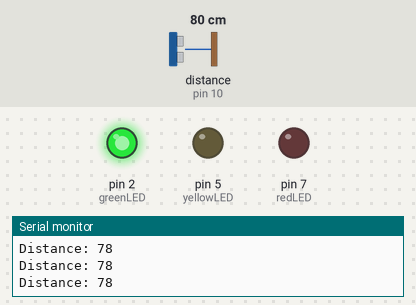
Simulated run of this sketch. Board: Arduino Uno, built with avr-gcc and run on an emulated ATmega328P. Shown: output pins drawn as LEDs (lit = HIGH), the last lines printed to the serial monitor. Wiring (inferred from the names in the program): ultrasonic range finder: trigger pin 9; echo pin 10. Inputs (shaded band) come from the test bench; at power-on: distance to the obstacle (sensor on pin 10) 80 cm. The echo pulse lasts 58.3 µs per cm; pins used as bus, display or sensor lines are not drawn.

Above: at 1.2 s.
1.3 s: distance to the obstacle (sensor on pin 10) set to 36 cm
2.8 s: distance to the obstacle (sensor on pin 10) set to 28 cm
At 3.9 s:
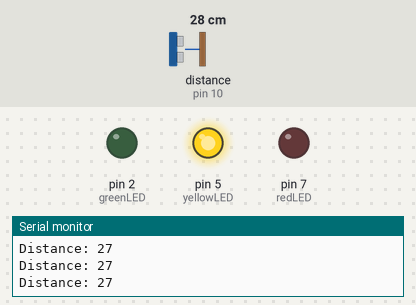
4.3 s: distance to the obstacle (sensor on pin 10) set to 13 cm
7.3 s: distance to the obstacle (sensor on pin 10) set to 10 cm
At 8.7 s:
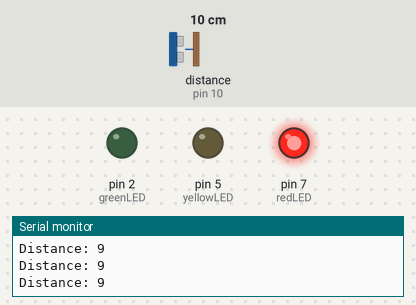
9.0 s: distance to the obstacle (sensor on pin 10) set to 18 cm
At 10.3 s:
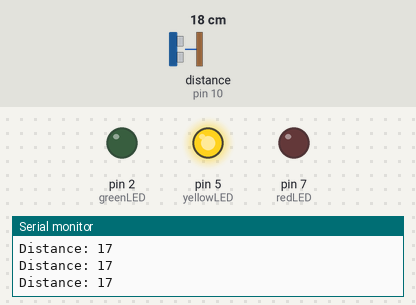
10.6 s: distance to the obstacle (sensor on pin 10) set to 2 cm
At 11.0 s:
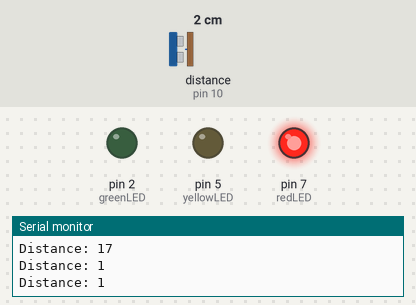
Timing chart, 0 to 13.2 s (numbered marks = the images above; inputs shaded):
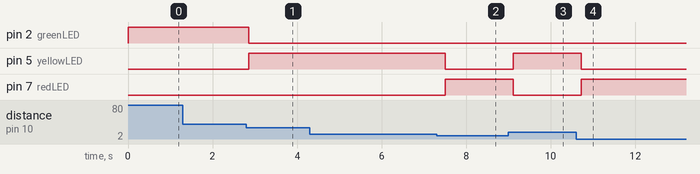

Measured:
- the behaviour switches between 32 and 31 cm on distance to the obstacle (sensor on pin 10) (found by bisection; images 0 and 1)
- the behaviour switches between 12 and 11 cm on distance to the obstacle (sensor on pin 10) (found by bisection; images 1 and 2)
- after the input at 2.8 s, pin 2 (greenLED): HIGH → LOW after 0.06 s; pin 5 (yellowLED): LOW → HIGH after 0.06 s
- after the input at 7.3 s, pin 5 (yellowLED): HIGH → LOW after 0.20 s; pin 7 (redLED): LOW → HIGH after 0.20 s
- after the input at 9.0 s, pin 5 (yellowLED): LOW → HIGH after 0.11 s; pin 7 (redLED): HIGH → LOW after 0.11 s
- after the input at 10.6 s, pin 5 (yellowLED): HIGH → LOW after 0.12 s; pin 7 (redLED): LOW → HIGH after 0.12 s

The sketch:

parking_led_arduino.ino
```cpp
// Pin definitions
const int trigPin = 9;
const int echoPin = 10;
const int greenLED = 2;
const int yellowLED = 5;
const int redLED = 7;

long duration;
int distance;

void setup() {
  pinMode(trigPin, OUTPUT);
  pinMode(echoPin, INPUT);
  pinMode(greenLED, OUTPUT);
  pinMode(yellowLED, OUTPUT);
  pinMode(redLED, OUTPUT);

  Serial.begin(9600); // optional, for debugging
}

void loop() {
  // Send trigger pulse
  digitalWrite(trigPin, LOW);
  delayMicroseconds(2);
  digitalWrite(trigPin, HIGH);
  delayMicroseconds(10);
  digitalWrite(trigPin, LOW);

  // Read echo pulse duration
  duration = pulseIn(echoPin, HIGH);

  // Convert to distance in cm
  distance = duration * 0.034 / 2;

  Serial.print("Distance: ");
  Serial.println(distance);

  // Turn off all LEDs first
  digitalWrite(greenLED, LOW);
  digitalWrite(yellowLED, LOW);
  digitalWrite(redLED, LOW);

  // Decide which LED to light based on distance
  if (distance > 30) {
    digitalWrite(greenLED, HIGH);   // Far away - safe
  }
  else if (distance > 10) {
    digitalWrite(yellowLED, HIGH);  // Getting close
  }
  else {
    digitalWrite(redLED, HIGH);     // Very close - stop!
  }

  delay(200); // small pause before next reading
}
```
